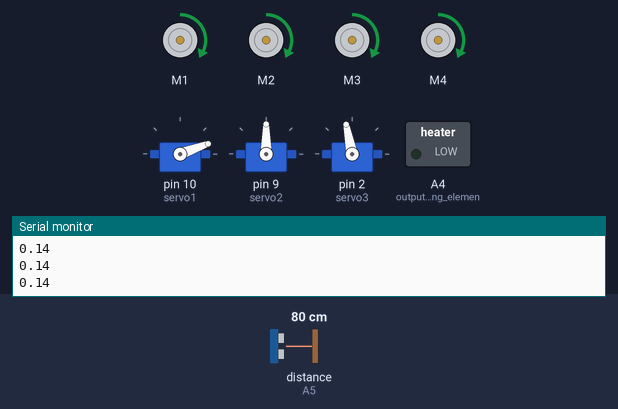
A sketch run on a simulated Arduino Uno, built with avr-gcc and run on an emulated ATmega328P. Shown: 4 × DC motor (green arrow = forward, orange = backward, longer = faster), 3 × servo, switched loads named in the sketch (green lamp = pin HIGH), the last lines printed to the serial monitor. Wiring (inferred from the names in the program): ultrasonic range finder: trigger A3; echo A5. The test bench sets the inputs (shaded band); at power-on: distance to the obstacle (sensor on A5) 80 cm. The echo pulse lasts 58.3 µs per cm; pins used as bus, display or sensor lines are not drawn.

Above: at 1.2 s.
1.3 s: distance to the obstacle (sensor on A5) set to 2 cm
At 2.3 s:
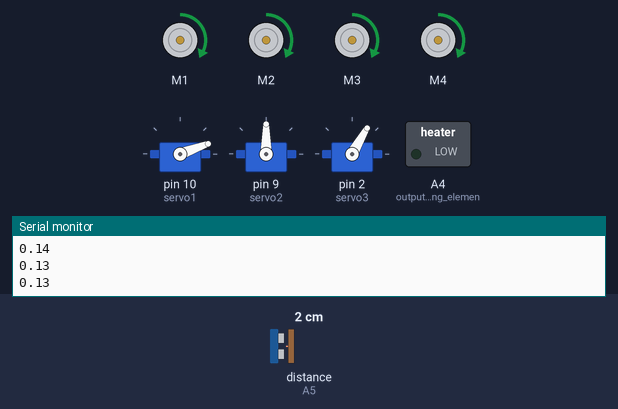
4.3 s: distance to the obstacle (sensor on A5) set to 120 cm
7.3 s: distance to the obstacle (sensor on A5) set to 183 cm
At 7.85 s:
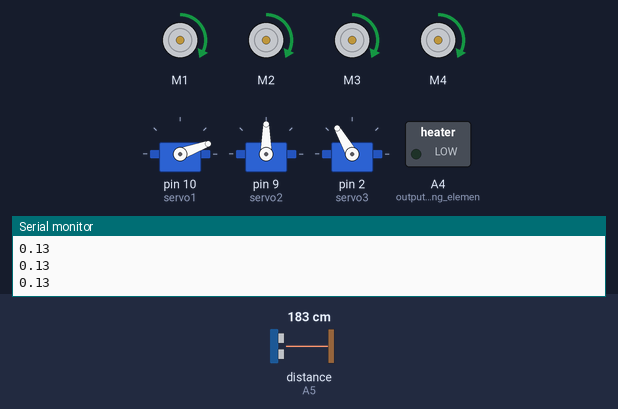
10.3 s: distance to the obstacle (sensor on A5) set to 4 cm
Timing chart, 0 to 14.3 s (numbered marks = the images above; inputs shaded):
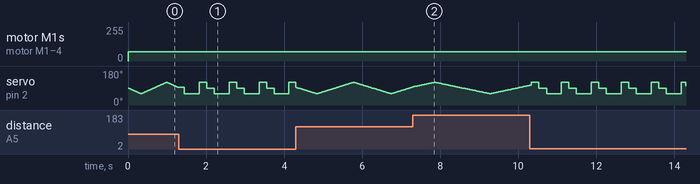

The sketch:

Ice_Melting_Robot.ino
```cpp
#include <AFMotor.h>
#include <Servo.h>
AF_DCMotor motor1(1);
AF_DCMotor motor2(2);
AF_DCMotor motor3(3);
AF_DCMotor motor4(4);
Servo servo1;
Servo servo2;
Servo servo3;
int top_servo_pos;
int side_servo_pos1;
int side_servo_pos2;
int trig1 = A3;
int echo1 = A5;
int trig2 = A2;
int echo2 = A1;
int temp = A0;
int center = 90; // the position of the top servo motor such that it is facing directly forwards atop the robot
int initial_position = 1;
float top_distance1;
float top_distance2;
float inside_distance;
float time1;
float time2;
float change;
bool rotation = true;
bool thermometer = false;
bool cold = false;
bool heater = false;

void setup()
{
  motor1.setSpeed(70); // set initial speed of the motor & stop
  motor1.run(RELEASE);
  motor2.setSpeed(70); // set initial speed of the motor & stop
  motor2.run(RELEASE);
  motor3.setSpeed(70); // set initial speed of the motor & stop
  motor3.run(RELEASE);
  motor4.setSpeed(70); // set initial speed of the motor & stop
  motor4.run(RELEASE);
  servo1.attach(10);
  servo2.attach(9);
  servo3.attach(2);
  pinMode(A0, INPUT); // input for temperature sensor
  pinMode(A4, OUTPUT); // output for heating elements
  pinMode(trig1, OUTPUT);
  pinMode(echo1, INPUT);
  pinMode(trig2, OUTPUT);
  pinMode(echo2, INPUT);
  Serial.begin(9600);
}

void loop()
{
  if (rotation && initial_position > 0) // initially fix the side servo motors at their starting position
  {
    servo1.write(20);
    initial_position -= 1;
  }

  if (rotation) // continuously rotate top servo motor with top distance sensor
  {
    motor1.run(FORWARD); // turn on motor
    motor2.run(FORWARD); // turn on motor
    motor3.run(FORWARD); // turn on motor
    motor4.run(FORWARD); // turn on motor
    for (top_servo_pos = center; top_servo_pos >= center-30; top_servo_pos -= 1) // sweeps position of top servo motor from centered to left 30 degrees
    {
      servo3.write(top_servo_pos);

      digitalWrite(trig1, LOW); // gather distance readings of top distance sensor while top servo rotates side to side
      delayMicroseconds(2);
      digitalWrite(trig1, HIGH);
      delayMicroseconds(10);
      digitalWrite(trig1, LOW);

      time1 = pulseIn(echo1, HIGH);
      top_distance1 = time1/148.1;

      digitalWrite(trig1, LOW);
      delayMicroseconds(2);
      digitalWrite(trig1, HIGH);
      delayMicroseconds(10);
      digitalWrite(trig1, LOW);

      time1 = pulseIn(echo1, HIGH);
      top_distance2 = time1/148.1;
      Serial.println(change);

      change = abs(top_distance2 - top_distance1); // determine the change in distance reading
    }
    for (top_servo_pos = center-30; top_servo_pos <= center+30; top_servo_pos += 1) // sweeps position of top servo motor from left 30 degrees to right 30 degrees
    {
      servo3.write(top_servo_pos);

      digitalWrite(trig1, LOW); // gather distance readings of top distance sensor while top servo rotates side to side
      delayMicroseconds(2);
      digitalWrite(trig1, HIGH);
      delayMicroseconds(10);
      digitalWrite(trig1, LOW);

      time1 = pulseIn(echo1, HIGH);
      top_distance1 = time1/148.1;

      digitalWrite(trig1, LOW);
      delayMicroseconds(2);
      digitalWrite(trig1, HIGH);
      delayMicroseconds(10);
      digitalWrite(trig1, LOW);

      time1 = pulseIn(echo1, HIGH);
      top_distance2 = time1/148.1;

      change = abs(top_distance2 - top_distance1); // determine the change in distance reading
      Serial.println(change);
    }
    for (top_servo_pos = center+30; top_servo_pos >= center; top_servo_pos -= 1) // sweeps position of top servo motor from right 30 degrees to centered
    {
      servo3.write(top_servo_pos);

      digitalWrite(trig1, LOW); // gather distance readings of top distance sensor while top servo rotates side to side
      delayMicroseconds(2);
      digitalWrite(trig1, HIGH);
      delayMicroseconds(10);
      digitalWrite(trig1, LOW);

      time1 = pulseIn(echo1, HIGH);
      top_distance1 = time1/148.1;

      digitalWrite(trig1, LOW);
      delayMicroseconds(2);
      digitalWrite(trig1, HIGH);
      delayMicroseconds(10);
      digitalWrite(trig1, LOW);

      time1 = pulseIn(echo1, HIGH);
      top_distance2 = time1/148.1;

      change = abs(top_distance2 - top_distance1); // determine the change in distance reading
      Serial.println(change);
    }
  }

  if (change > .5) // detect the presence of an object; if change in distance reading surpasses .5 inches, an object is in the path
  {
    Serial.println("DETECTED!");
    motor1.run(RELEASE); // turn off motor
    motor2.run(RELEASE); // turn off motor
    motor3.run(RELEASE); // turn off motor
    motor4.run(RELEASE); // turn off motor
    for (side_servo_pos1 = 20; side_servo_pos1 <= 180; side_servo_pos1 += 1) // sweeps position of side servo motors from 20 to 180 degrees, closing the hadith
    {
      servo1.write(side_servo_pos1);
      servo2.write(180-side_servo_pos1);
      delay(25);
    }
  }

  if (thermometer)
  {
    int reading = analogRead(temp);

    float voltage = reading * 5.0; // convert reading to voltage
    voltage /= 1024.0;

    float temperatureC = (voltage - 0.5) * 100 ;
    Serial.print(temperatureC);
    Serial.print("\xC2\xB0"); // degree symbol
    Serial.println(" C"); // converts to Celsius

    float temperatureF = (temperatureC * 9.0 / 5.0) + 32.0;
    Serial.print(temperatureF);
    Serial.print("\xC2\xB0"); // degree symbol
    Serial.println(" F"); // converts to Fahrenheit

    if (temperatureF < 72) // detect if temperature of robot interior reaches below room temperature
    {
      cold = true;
    }

    delay(500); // wait a half-second
  }

  if (cold) // initiate heating if ice is in the robot interior
  {
    heater = true;
  }

  if (heater)
  {
    digitalWrite(A4, HIGH); // start the heating elements

    digitalWrite(trig2, LOW); // gather distance reading for inside distance sensor
    delayMicroseconds(2);
    digitalWrite(trig2, HIGH);
    delayMicroseconds(10);
    digitalWrite(trig2, LOW);

    time2 = pulseIn(echo2, HIGH);
    inside_distance = time2/148.1;

    if (inside_distance >= 7) // if the ice has completely melted inside the robot and entered into the bottom container, the distance reading will be >= the distance to the hatch
    {
      heater = false; // turn off the heaters once the ice has completely melted
    }
  }
}
```
